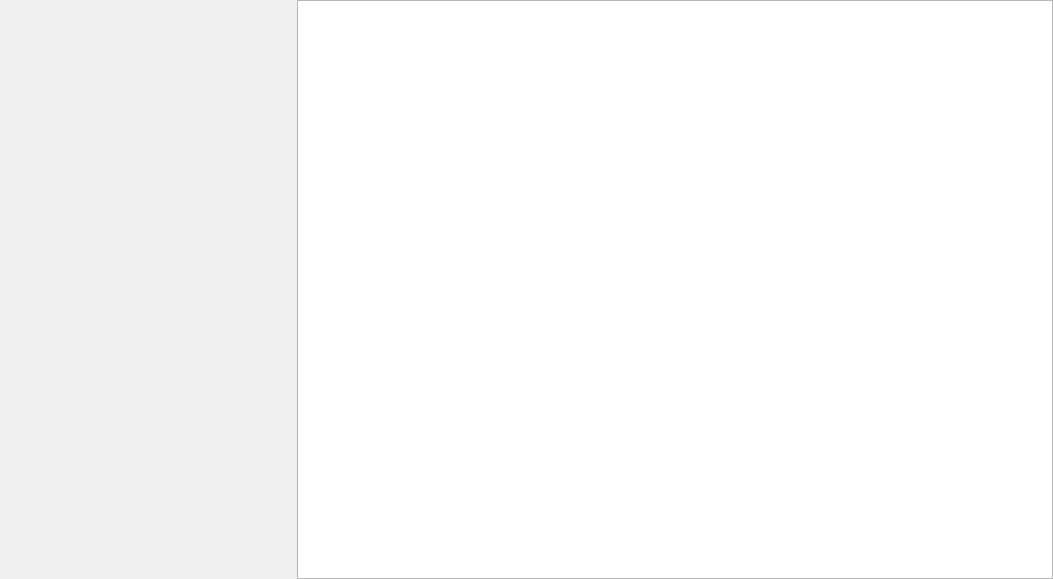
<?xml version="1.0" encoding="UTF-8"?>
<ui version="4.0">
 <class>Q_Cal_TX_Sideband_Widget</class>
 <widget class="QWidget" name="Q_Cal_TX_Sideband_Widget">
  <property name="geometry">
   <rect>
    <x>0</x>
    <y>0</y>
    <width>1053</width>
    <height>579</height>
   </rect>
  </property>
  <property name="windowTitle">
   <string>Form</string>
  </property>
  <layout class="QVBoxLayout" name="verticalLayout" stretch="1">
   <property name="spacing">
    <number>0</number>
   </property>
   <property name="leftMargin">
    <number>0</number>
   </property>
   <property name="topMargin">
    <number>0</number>
   </property>
   <property name="rightMargin">
    <number>0</number>
   </property>
   <property name="bottomMargin">
    <number>0</number>
   </property>
   <item>
    <widget class="QSplitter" name="splitter1">
     <property name="sizePolicy">
      <sizepolicy hsizetype="Expanding" vsizetype="Expanding">
       <horstretch>0</horstretch>
       <verstretch>0</verstretch>
      </sizepolicy>
     </property>
     <property name="orientation">
      <enum>Qt::Horizontal</enum>
     </property>
     <property name="handleWidth">
      <number>1</number>
     </property>
     <widget class="Q_Config_Result_Widget" name="config_result" native="true"/>
     <widget class="QSplitter" name="splitter0">
      <property name="orientation">
       <enum>Qt::Vertical</enum>
      </property>
      <property name="handleWidth">
       <number>1</number>
      </property>
      <widget class="Q_Table_View" name="tableView"/>
     </widget>
    </widget>
   </item>
  </layout>
 </widget>
 <customwidgets>
  <customwidget>
   <class>Q_Table_View</class>
   <extends>QTableView</extends>
   <header>table_view.hpp</header>
  </customwidget>
  <customwidget>
   <class>Q_Config_Result_Widget</class>
   <extends>QWidget</extends>
   <header>config_result.h</header>
   <container>1</container>
  </customwidget>
 </customwidgets>
 <resources/>
 <connections/>
</ui>
